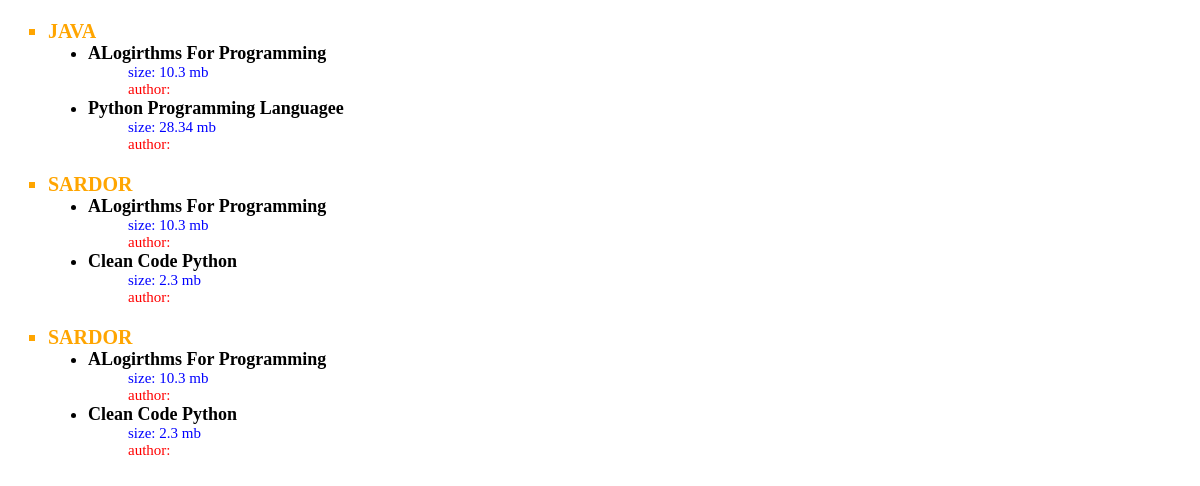
The app's page /, older data.
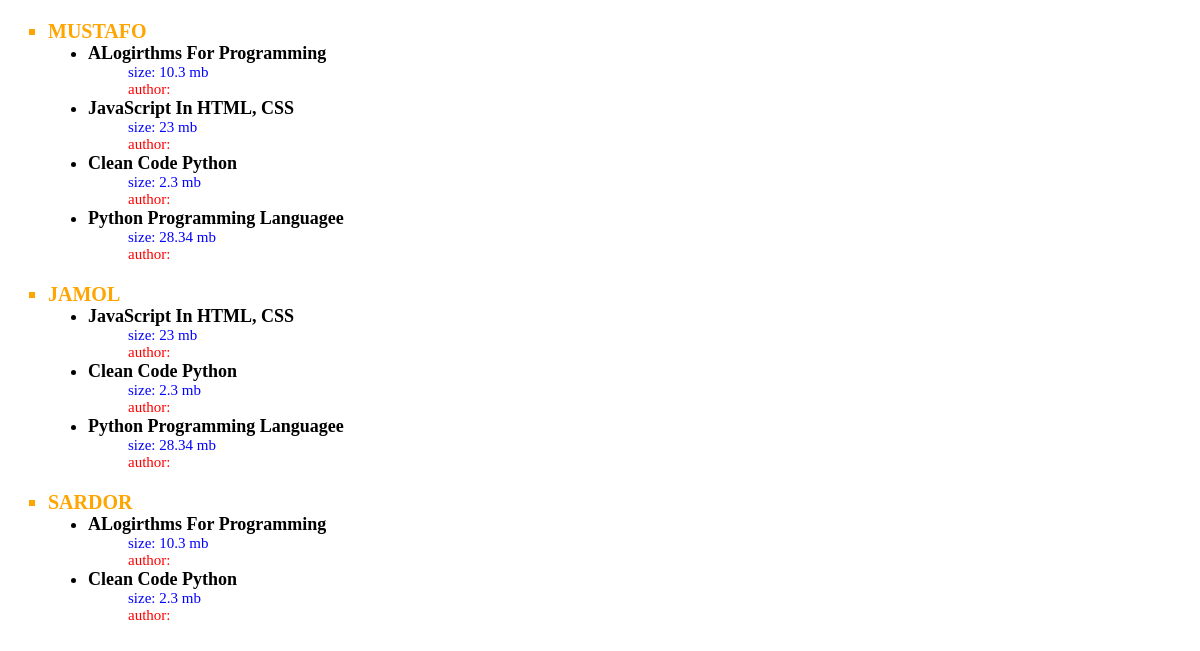
The same page, newer data.
### book/models.py (models this page shows, shortened)
class Collection(models.Model):
    name = models.CharField(max_length=200)
    book = models.ManyToManyField(Book)

class Book(models.Model):
    name = models.CharField(max_length=300)
    size = models.CharField(max_length=300)
    authors = models.ManyToManyField(Author)

### book/views.py (the view)
# urls.py: path('', collection, name='collection')
def collection(request):
    collects = Collection.objects.prefetch_related('book__authors').all()
    return render(request, 'collection.html', {'collections': collects})

### templates/collection.html (shortened to what this page needs)
<!DOCTYPE html>
<html lang="en">
<head>
</head>
<body>
{% for collection in collections %}
<ul class="collection-list">
    <li>
        <b>{{ collection.name }}</b>
    </li>
    {% for book in collection.book.all %}
    <ul class="book-list">
        <li>
            <b>{{ book.name }}</b>
        </li>
        <ul class="book-details">
            <li>
                <p class="size">Size: {{ book.size }} MB</p>
            </li>
            <li>
                <p class="author">Author:
                </p>
            </li>
        </ul>
    </ul>
    {% endfor %}
</ul>
{% endfor %}
</body>
</html>

### templates/collection.html (style rules this page uses)
.collection-list { color: orange; list-style-type: square; font-size: 20px; text-transform: uppercase; }
.book-list { color: black; list-style-type: disc; font-size: 18px; text-transform: capitalize; }
.book-details { color: red; list-style-type: none; font-size: 15px; text-transform: lowercase; }
.book-details p { margin: 0; }
.book-details .size { color: blue; }
.book-details .author { color: red; }

Row changes from the older to the newer data that the page shows:
changed Collection: gains Book (name "JavaScript In HTML, CSS", size "23"); name "JAVA" → "MUSTAFO"; gains Book (name "Clean Code Python", size "2.3")
changed Collection: gains Book (name "JavaScript In HTML, CSS", size "23"); name "SARDOR" → "JAMOL"; gains Book (name "Python Programming Languagee", size "28.34"); loses Book (name "ALogirthms For Programming", size "10.3")
